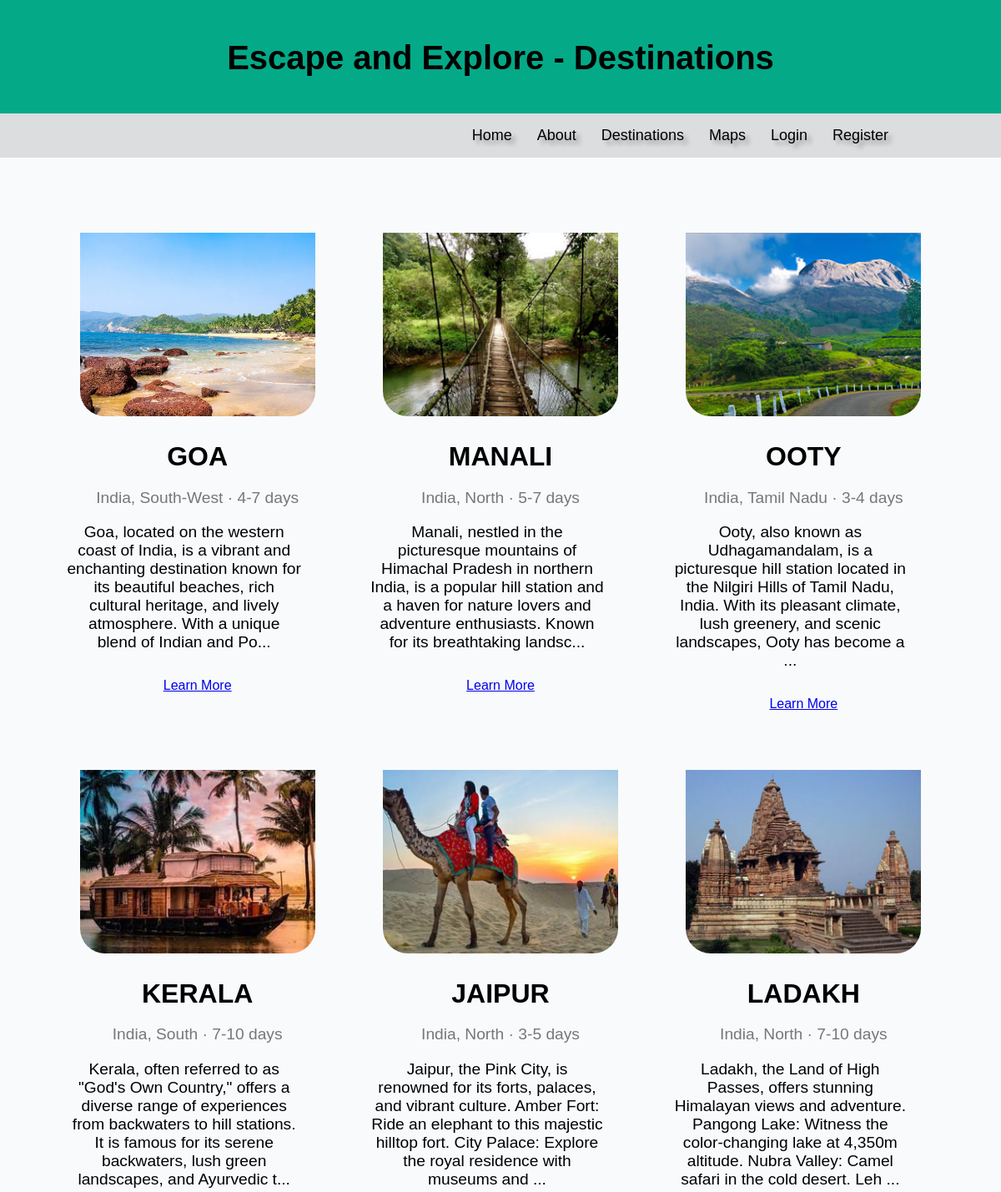
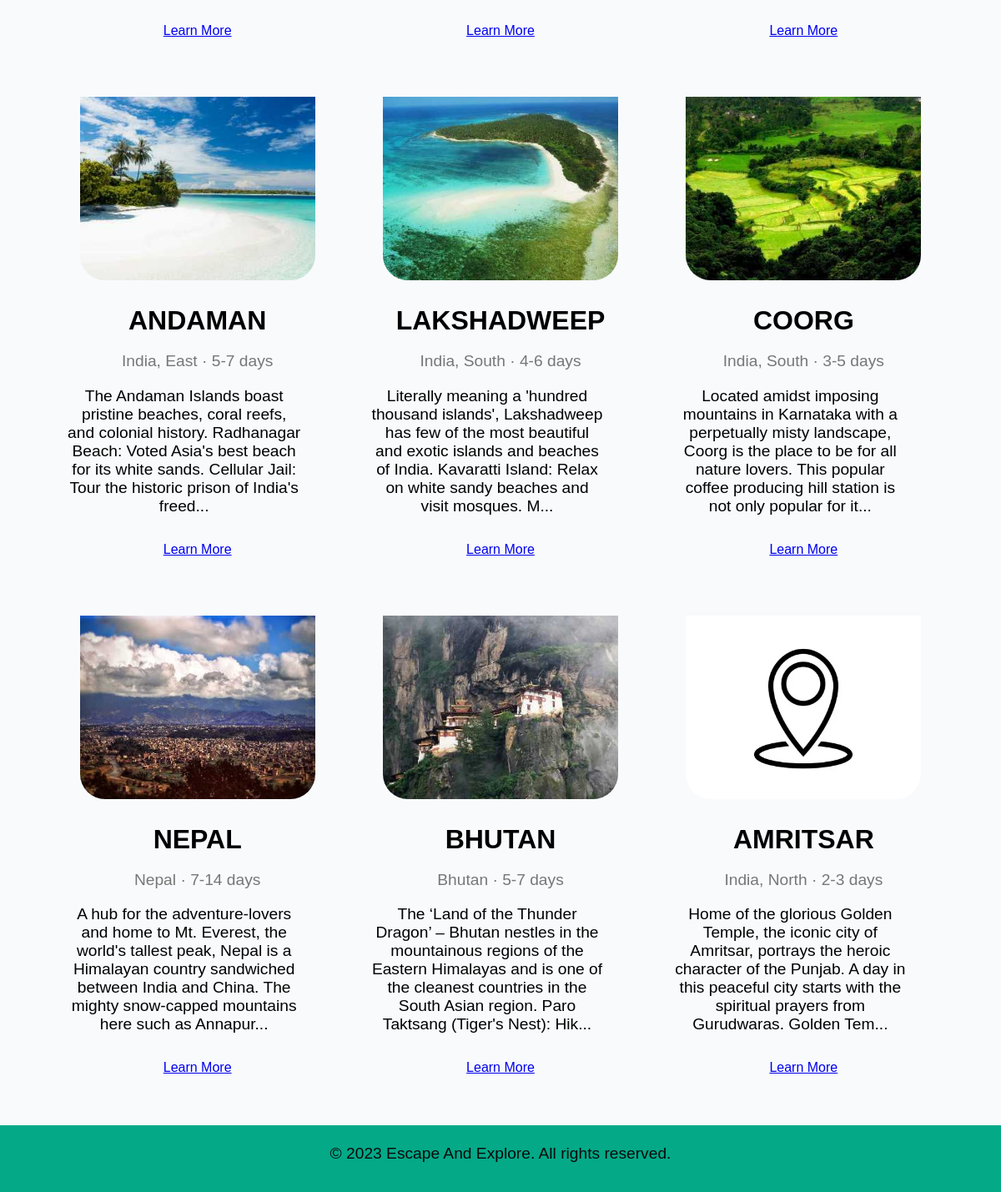
/packages, run on an earlier commit of the app's database (2 pictures, top to bottom).
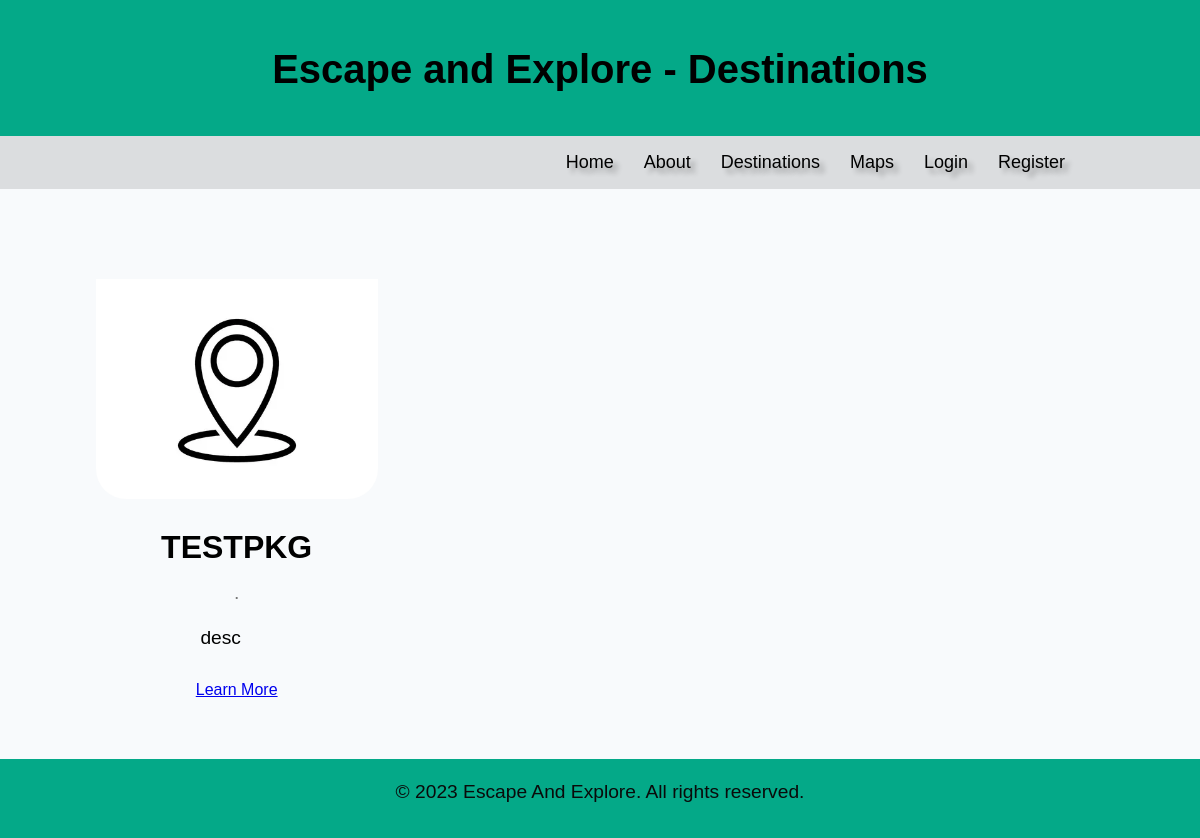
And on a later commit of the database.
### app.py (models this page shows)
class Package(db.Model):
    id = db.Column(db.Integer, primary_key=True)
    name = db.Column(db.String(150), nullable=False)
    description = db.Column(db.Text, nullable=False)
    image = db.Column(db.String(150), nullable=False)
    location = db.Column(db.String(150))
    duration = db.Column(db.String(50))
    best_time = db.Column(db.String(50))
    activities = db.Column(db.Text)
    bookings = db.relationship('Booking', backref='package', lazy=True)
    buses = db.relationship('Bus', backref='package', lazy=True)

### app.py (the view)
@app.route('/packages')
def packages():
    packages = Package.query.all()
    return render_template('packages.html', packages=packages)

### app.py (called while the page is built, shortened)
@app.context_processor
def inject_user():
    return {
        'is_authenticated': False,
        'current_user': None
    }

### templates/packages.html (shortened to what this page needs)
<!DOCTYPE html>
<html>
<head>
  <link rel="stylesheet" type="text/css" href="style.css" />
</head>
<body>
  <header>
    <h1>Escape and Explore - Destinations</h1>
  </header>
  <div class="nav">
    <div class="nav-menu">
      <ul>
        <li><a href="{{ url_for('index') }}">Home</a></li>
        <li><a href="#about">About</a></li>
        <li><a href="{{ url_for('packages') }}">Destinations</a></li>
        <li><a href="{{ url_for('maps') }}">Maps</a></li>
        {% if not is_authenticated %}
        <li><a href="{{ url_for('login') }}">Login</a></li>
        <li><a href="{{ url_for('register') }}">Register</a></li>
        {% else %}
        <li><a href="{{ url_for('mybookings') }}">My Bookings</a></li>
        <li><a href="{{ url_for('logout') }}">Logout</a></li>
        {% endif %}
      </ul>
    </div>
  </div>
  <div class="container">
    <div class="destination">
      {% for package in packages %}
      <div class="destination-item">
        <a href="{{ url_for('destination_detail', package_id=package.id) }}">
          <img src="{{ url_for('static', filename='images/' ~ package.image) }}" alt="{{ package.name }}" class="destination-image">
        </a>
        <h2 class="destination-title">{{ package.name }}</h2>
        <p class="destination-meta">{{ package.location or '' }} &middot; {{ package.duration or '' }}</p>
        <p class="destination-description">{{ package.description[:200] }}{% if package.description|length > 200 %}...{% endif %}</p>
        <div class="destination-actions">
          <a href="{{ url_for('destination_detail', package_id=package.id) }}" class="cta-button">Learn More</a>
        </div>
      </div>
      {% endfor %}
    </div>
  </div>
  <footer>
    <p>&copy; 2023 Escape And Explore. All rights reserved.</p>
  </footer>
</body>
</html>

What changed in the data, as far as the page shows it:
removed Package: image (picture), name "GOA", location "India, South-West", duration "4-7 days", description "Goa, located on the western coast of India, is a vibrant and enchanting destination known for its beautiful beaches, rich cultural heritage, and lively atmosphere. With a unique blend of Indian and Po"
removed Package: image (picture), name "MANALI", location "India, North", duration "5-7 days", description "Manali, nestled in the picturesque mountains of Himachal Pradesh in northern India, is a popular hill station and a haven for nature lovers and adventure enthusiasts. Known for its breathtaking landsc"
removed Package: image (picture), name "OOTY", location "India, Tamil Nadu", duration "3-4 days", description "Ooty, also known as Udhagamandalam, is a picturesque hill station located in the Nilgiri Hills of Tamil Nadu, India. With its pleasant climate, lush greenery, and scenic landscapes, Ooty has become a"
removed Package: image (picture), name "KERALA", location "India, South", duration "7-10 days", description "Kerala, often referred to as \"God's Own Country,\" offers a diverse range of experiences from backwaters to hill stations. It is famous for its serene backwaters, lush green landscapes, and Ayurvedic t"
removed Package: image (picture), name "JAIPUR", location "India, North", duration "3-5 days", description "Jaipur, the Pink City, is renowned for its forts, palaces, and vibrant culture. Amber Fort: Ride an elephant to this majestic hilltop fort. City Palace: Explore the royal residence with museums and"
removed Package: image (picture), name "LADAKH", location "India, North", duration "7-10 days", description "Ladakh, the Land of High Passes, offers stunning Himalayan views and adventure. Pangong Lake: Witness the color-changing lake at 4,350m altitude. Nubra Valley: Camel safari in the cold desert. Leh"
removed Package: image (picture), name "ANDAMAN", location "India, East", duration "5-7 days", description "The Andaman Islands boast pristine beaches, coral reefs, and colonial history. Radhanagar Beach: Voted Asia's best beach for its white sands. Cellular Jail: Tour the historic prison of India's freed"
removed Package: image (picture), name "LAKSHADWEEP", location "India, South", duration "4-6 days", description "Literally meaning a 'hundred thousand islands', Lakshadweep has few of the most beautiful and exotic islands and beaches of India. Kavaratti Island: Relax on white sandy beaches and visit mosques. M"
removed Package: image (picture), name "COORG", location "India, South", duration "3-5 days", description "Located amidst imposing mountains in Karnataka with a perpetually misty landscape, Coorg is the place to be for all nature lovers. This popular coffee producing hill station is not only popular for it"
removed Package: image (picture), name "NEPAL", location "Nepal", duration "7-14 days", description "A hub for the adventure-lovers and home to Mt. Everest, the world's tallest peak, Nepal is a Himalayan country sandwiched between India and China. The mighty snow-capped mountains here such as Annapur"
removed Package: image (picture), name "BHUTAN", location "Bhutan", duration "5-7 days", description "The ‘Land of the Thunder Dragon’ – Bhutan nestles in the mountainous regions of the Eastern Himalayas and is one of the cleanest countries in the South Asian region. Paro Taktsang (Tiger's Nest): Hik"
removed Package: name "AMRITSAR", location "India, North", duration "2-3 days", description "Home of the glorious Golden Temple, the iconic city of Amritsar, portrays the heroic character of the Punjab. A day in this peaceful city starts with the spiritual prayers from Gurudwaras. Golden Tem"
added Package: name "TESTPKG", description "desc"
